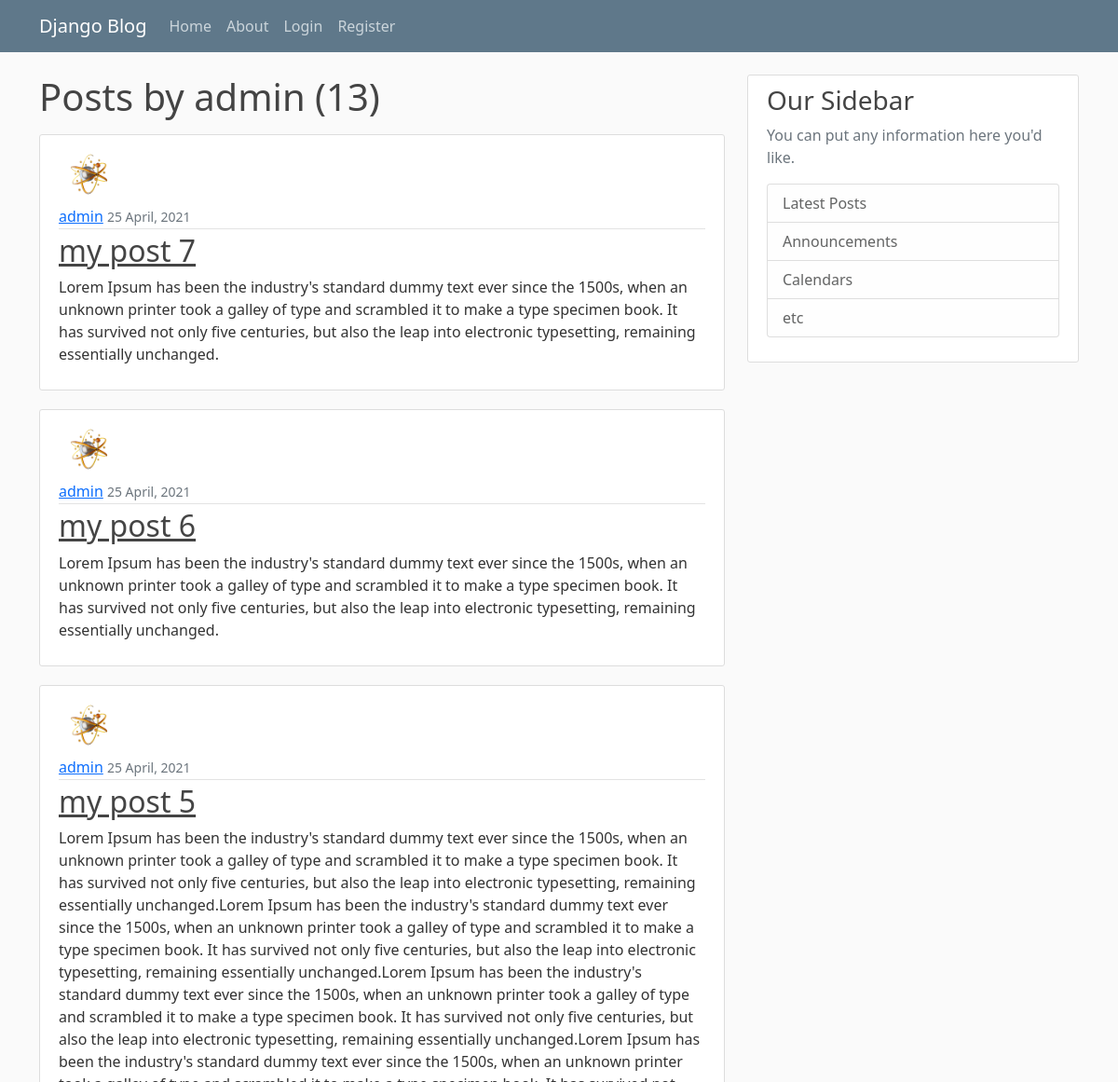
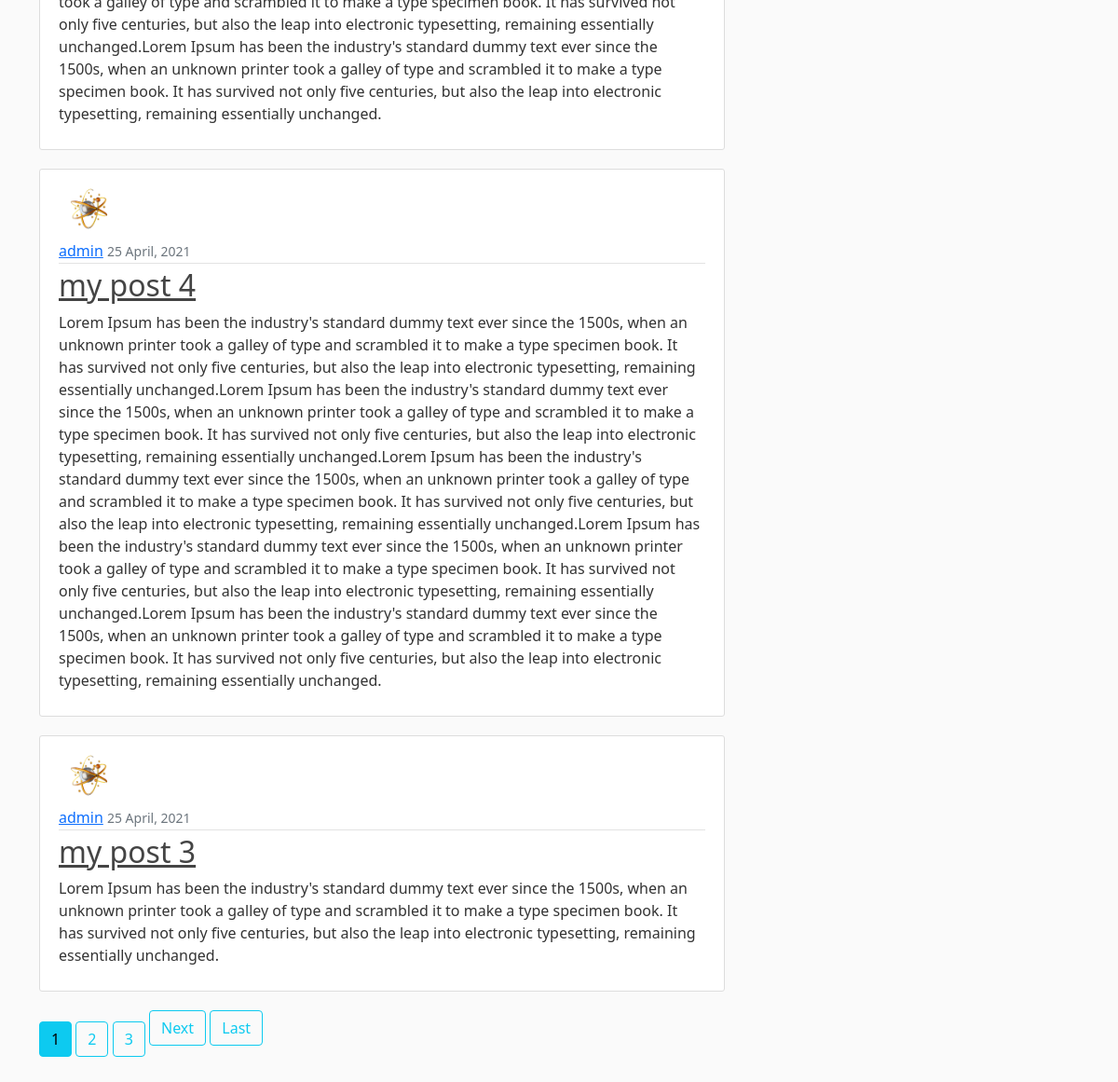
Screenshot of /user/admin with the database file from the repository (2 pictures, top to bottom).
### blog/models.py (models this page shows, shortened)
class Post(models.Model):
    title = models.CharField(max_length=100)
    content = models.TextField()
    date_posted = models.DateTimeField(default=timezone.now)
    author = models.ForeignKey(User, on_delete=models.CASCADE)

### users/models.py (models this page shows, shortened)
class Profile(models.Model):
    user = models.OneToOneField(User,on_delete=models.CASCADE)
    image = models.ImageField(default='default.jpg', upload_to='profile_pics')

### blog/views.py (the view)
# urls.py: path('user/<str:username>', UserPostListView.as_view(), name='user-posts'),
class UserPostListView(ListView):
    model = Post
    template_name = 'blog/user_posts.html'  #<app>/<model>_<viewtype>.html
    context_object_name = 'posts'
    paginate_by = 5
    def get_queryset(self):
        user = get_object_or_404(User, username=self.kwargs.get('username'))
        return Post.objects.filter(author=user).order_by('-date_posted')

### blog/templates/blog/user_posts.html (shortened to what this page needs)
{% extends "blog/base.html" %}
{% block content %}
    <h1 class="mb-3">Posts by {{view.kwargs.username}} ({{page_obj.paginator.count}})</h1>
    {% for i in posts %}
        <article class="media content-section">
            <img class="rounded-circle article-img" src="{{ i.author.profile.image.url }}">
            <div class="media-body">
            <div class="article-metadata">
                <a class="mr-2" href="{% url 'user-posts' i.author.username %}">{{ i.author }}</a>
                <small class="text-muted">{{ i.date_posted | date:"j F, Y" }}</small>
            </div>
            <h2><a class="article-title" href="{% url 'post-detail' i.id %}">{{ i.title }}</a></h2>
            <p class="article-content">{{ i.content }}</p>
            </div>
        </article>
    {% endfor %}
    <div class="pagenum">
        {% if is_paginated %}
            {% for num in page_obj.paginator.page_range %}
                {% if page_obj.number == num %}
                    <a class="btn btn-info mb4" href="?page={{ num }}">{{num}}</a>
                {% elif num > page_obj.number|add:'-3' and num < page_obj.number|add:'3' %}
                    <a class="btn btn-outline-info mb4" href="?page={{ num }}">{{num}}</a>
                {% endif %}
            {% endfor %}
            {% if page_obj.has_next %}
                <a class="btn btn-outline-info mb-4" href="?page={{ page_obj.next_page_number }}">Next</a>
                <a class="btn btn-outline-info mb-4" href="?page={{ page_obj.paginator.num_pages }}">Last</a>
            {% endif %}
        {% endif %}
    </div>
{% endblock content %}

### blog/static/blog/main.css (style rules this page uses)
body { background: #fafafa; color: #333333; margin-top: 5rem; }
h1, h2, h3, h4, h5, h6 { color: #444444; }
.content-section { background: #ffffff; padding: 10px 20px; border: 1px solid #dddddd; border-radius: 3px; margin-bottom: 20px; }
.article-title { color: #444444; }
.article-content { white-space: pre-line; }
.article-img { height: 65px; width: 65px; margin-right: 16px; }
.article-metadata { padding-bottom: 1px; margin-bottom: 4px; border-bottom: 1px solid #e3e3e3 }
.pagenum { padding-bottom: 5rem; }

### rows the page displays
Post: author.profile.image (picture), author "admin", date_posted "25 April, 2021", title "my post 7", content "Lorem Ipsum has been the industry's standard dummy text ever since the 1500s, when an unknown printer took a galley of type and scrambled it to make a type specimen book. It has survived not only five centuries, but also the leap into electronic typesetting, remaining essentially unchanged."
Post: author.profile.image (picture), author "admin", date_posted "25 April, 2021", title "my post 6", content "Lorem Ipsum has been the industry's standard dummy text ever since the 1500s, when an unknown printer took a galley of type and scrambled it to make a type specimen book. It has survived not only five centuries, but also the leap into electronic typesetting, remaining essentially unchanged."
Post: author.profile.image (picture), author "admin", date_posted "25 April, 2021", title "my post 5", content "Lorem Ipsum has been the industry's standard dummy text ever since the 1500s, when an unknown printer took a galley of type and scrambled it to make a type specimen book. It has survived not only five centuries, but also the leap into electronic typesetting, remaining essentially unchanged.Lorem Ipsum has been the industry's standard dummy text ever since the 1500s, when an unknown printer took a galley of type and scrambled it to make a type specimen book. It has survived not only five centuries, but also the leap into electronic typesetting, remaining essentially unchanged.Lorem Ipsum has been the industry's standard dummy text ever since the 1500s, when an unknown printer took a galley…"
Post: author.profile.image (picture), author "admin", date_posted "25 April, 2021", title "my post 4", content "Lorem Ipsum has been the industry's standard dummy text ever since the 1500s, when an unknown printer took a galley of type and scrambled it to make a type specimen book. It has survived not only five centuries, but also the leap into electronic typesetting, remaining essentially unchanged.Lorem Ipsum has been the industry's standard dummy text ever since the 1500s, when an unknown printer took a galley of type and scrambled it to make a type specimen book. It has survived not only five centuries, but also the leap into electronic typesetting, remaining essentially unchanged.Lorem Ipsum has been the industry's standard dummy text ever since the 1500s, when an unknown printer took a galley…"
Post: author.profile.image (picture), author "admin", date_posted "25 April, 2021", title "my post 3", content "Lorem Ipsum has been the industry's standard dummy text ever since the 1500s, when an unknown printer took a galley of type and scrambled it to make a type specimen book. It has survived not only five centuries, but also the leap into electronic typesetting, remaining essentially unchanged."

### other values shown
{{ view.kwargs.username }} "admin"
{{ page_obj.paginator.count }} "13"
{{ num }} "1"
{{ num }} "2" "3"
